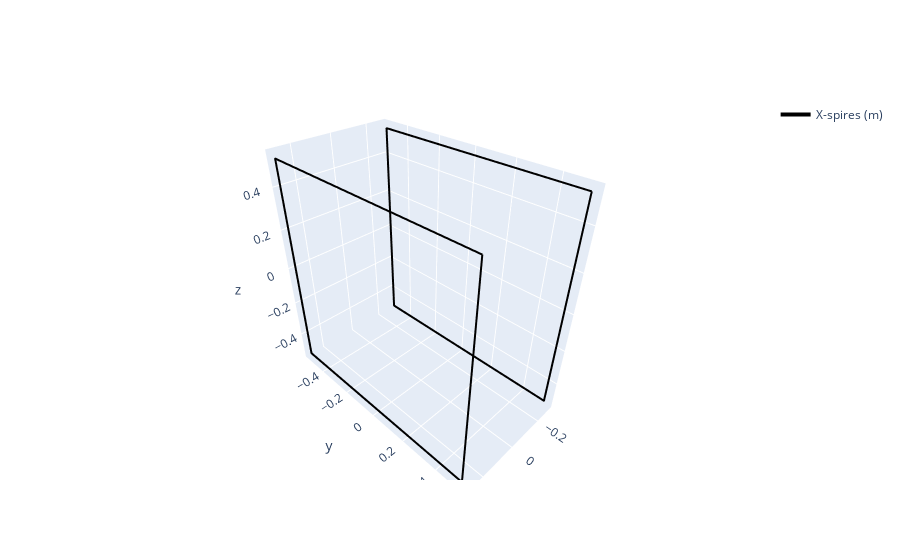

Notebook cell for this chart:
### Code cell
#X_coil.update_parameters(length=1.05 ,distance=0.59)
X_coil.update_parameters(length=1.05, distance=0.59)
print(X_coil.L)
##Spawn spires
spires_x_sq = X_coil.square_spires(num_seg)
f1 = None
f1 = hplot.plot_spires(f1, spires_x_sq, color='black', row=None, col=None)

# Plot the square spires
f1.show()

### Figure 1 — Plotly figure (JSON) as saved in the notebook; plotly's stock layout.template omitted (floating-point values rounded to 4 significant figures; data arrays with more than 128 entries replaced by an {"elided": "..."} marker saying what was removed)
{"data": [{"legendgroup": "X-spires (m)", "line": {"color": "black", "width": 4}, "mode": "lines", "name": "X-spires (m)", "showlegend": true, "type": "scatter3d", "x": {"elided": "400 float values"}, "y": {"elided": "400 float values"}, "z": {"elided": "400 float values"}}, {"legendgroup": "X-spires (m)", "line": {"color": "black", "width": 4}, "mode": "lines", "showlegend": false, "type": "scatter3d", "x": {"elided": "400 float values"}, "y": {"elided": "400 float values"}, "z": {"elided": "400 float values"}}], "layout": {}}
